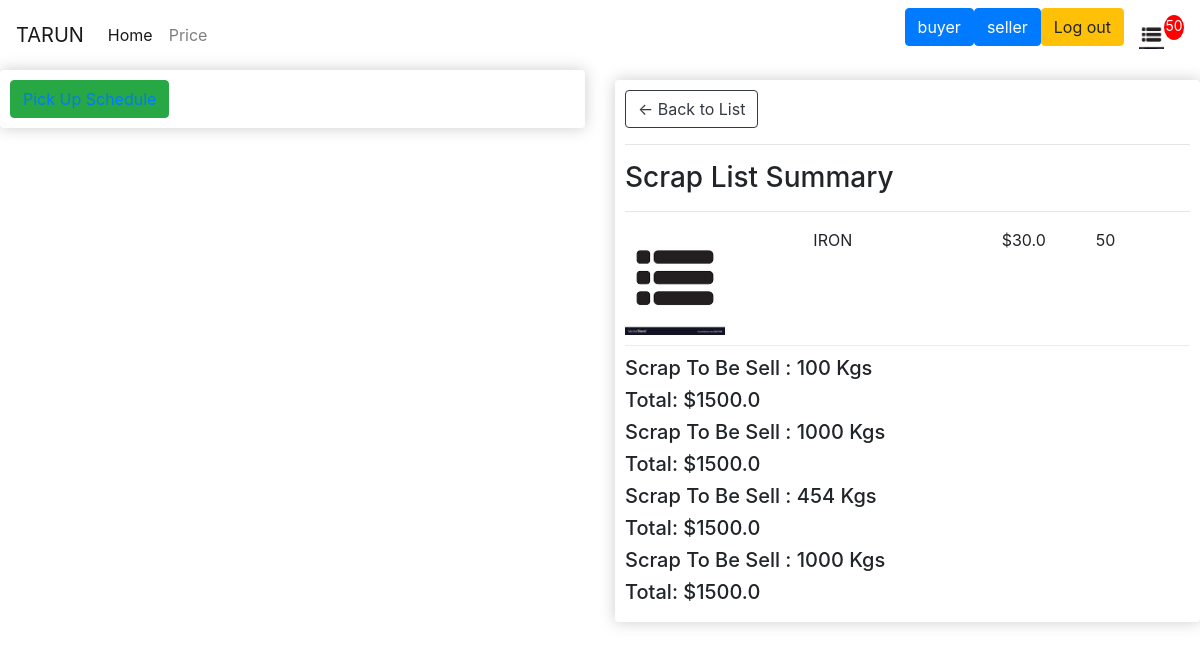
Screenshot of /list/ (signed in) with the database file from the repository.
### scrapapp/models.py (models this page shows, shortened)
class Order(models.Model):
    customer = models.ForeignKey(Customer,null=True,blank=True,on_delete=models.SET_NULL)
    order_date = models.DateTimeField(auto_now_add=True)
    complete = models.BooleanField(default=False,null=True,blank=True)
    Transaction_id = models.CharField(max_length=200,null=True)
    @property
    def get_total_items(self):
        orderitems = self.orderitem_set.all()
        total = sum([item.quantity for item in orderitems])
        return total
    @property
    def get_total_price(self):
        orderitems = self.orderitem_set.all()
        total = sum([item.get_total for item in orderitems])
        return total

class OrderItem(models.Model):
    product = models.ForeignKey(Product,null=True,blank=True,on_delete=models.SET_NULL)
    order = models.ForeignKey(Order,null=True,blank=True,on_delete=models.SET_NULL)
    quantity = models.PositiveIntegerField(default=0,null=True,blank=True)
    date_added = models.DateTimeField(auto_now_add=True)
    @property
    def get_total(self):
        total = self.product.price* self.quantity
        return total

class Product(models.Model):
    name = models.CharField(max_length=128 ,null=True)
    price = models.FloatField()
    image = models.ImageField(null=True,blank=True)

class Pickup(models.Model):
    weight = models.IntegerField(null=True,blank=True)
    date = models.DateField(null=True,blank=True)
    time = models.TimeField(null=True,blank=True)
    address = models.CharField(max_length=128,null=True,blank=True)
    pincode = models.CharField(max_length=128,null=True,blank=True)
    def total_weight(self):
        return self.weight

### scrapapp/views.py (the view)
# urls.py: path('list/',list,name='list'),
def list(request):
    if request.user.is_authenticated:
        customer = request.user.customer
        order, created = Order.objects.get_or_create(customer=customer,complete=False)
        items = order.orderitem_set.all()
        cartItem = order.get_total_items
        add = Pickup.objects.all()
    else:
        order={}
        items ={}
        cartItem={}
        typeUser ={}
    context = {'order':order,'items':items,'cartItem':cartItem,'address':add}
    return render(request,'scrapapp/list.html',context)

### scrapapp/templates/scrapapp/list.html (shortened to what this page needs)
{% extends 'scrapapp/base.html' %}
{% block content%}
{% load static%}
<div class="row">
    <div class="col lg-6" id="pick-up">
        <div class="box-element" id="form-wrapper">
            <button type="submit" id="button-form" class="btn btn-md btn-success"><a href="{% url 'pickup'%}">Pick Up Schedule</a></button>
        </div>
    </div>
    <div class="col-lg-6">
        <div class="box-element">
            <a  class="btn btn-outline-dark" href="{% url 'price' %}">&#x2190; Back to List</a>
            <hr>
            <h3>Scrap List Summary</h3>
            <hr>
            {% for item in items%}
            <div class="cart-row">
                <div style="flex:2"><img class="row-image" src="{% static 'media/image/list.png'%}"></div>
                <div style="flex:2"><p>{{item.product.name}}</p></div>
                <div style="flex:1"><p>${{item.product.price}}</p></div>
                <div style="flex:1"><p>{{item.quantity}}</p></div>
            </div>
            {%endfor%}
            {%for add in address%}
            <h5>Scrap To Be Sell :   {{add.total_weight}} Kgs</h5>
            <h5>Total:   ${{order.get_total_price}}</h5>
            {% endfor%}
        </div>
    </div>
</div>
{% endblock %}

### scrapapp/templates/scrapapp/base.html (shortened to what this page needs)
<!DOCTYPE html>
{% load static %}
<html>
    <head>
        <link rel="stylesheet" type="text/css" href="{% static 'css/c.css' %}">
        <link rel="stylesheet" href="https://cdn.jsdelivr.net/npm/bootstrap@4.0.0/dist/css/bootstrap.min.css">
    </head>
    <body>
        <div class="newc">
        <nav class="navbar navbar-expand-lg navbar-light">
            <a class="navbar-brand" href="">{{user.username|upper}}</a>
            <div class="collapse navbar-collapse" id="navbarSupportedContent">
              <ul class="navbar-nav mr-auto">
                <li class="nav-item active">
                  <a class="nav-link" href="/">Home</a>
                </li>
                <li class="nav-item">
                  <a class="nav-link" href="{% url 'price'%}">Price</a>
                </li>
              </ul>
              {% if user.is_authenticated %}
              <p id=""><a href="{% url 'buyer'%}" class="btn btn-primary">buyer</a></p>
              <p><a href="{% url 'list'%}" class="btn btn-primary">seller</a></p>
            <p><a href="{% url 'logout'%}" class="btn btn-warning">Log out</a></p>
            <a href="{% url 'list' %}">
                <img  id="cart-icon" src="{% static 'media/image/list.png'%}">
            </a>
            <p id="cart-total">{{order.get_total_items}}</p>
        </div>
    </nav>
  </div>
    {% block content%}
    {% endblock%}
          {%endif%}
    </body>
</html>

### static/css/c.css (style rules this page uses)
body { background-color: hsl(0, 0%, 98%); }
h1,h2,h3,h4,h5,h6 { color:hsl(0, 0%, 30%); }
.box-element { box-shadow:hsl(0, 0%, 80%) 0 0 16px; background-color: #fff; border-radius: 4px; padding: 10px; }
#cart-icon { width:25px; display: inline-block; margin-left: 15px; }
#cart-total { display: block; text-align: center; color:#fff; background-color: red; width: 20px; height: 25px; border-radius: 50%; font-size: 14px; }
.col-lg-4, .col-lg-6, .col-lg-8, .col-lg-12 { margin-top: 10px; }
.btn { border-radius: 0; }
.row-image { width: 100px; }
.cart-row { display: flex; align-items: flex-stretch; padding-bottom: 10px; margin-bottom: 10px; border-bottom: 1px solid #ececec; }

### rows the page displays
Order: get_total_items "50", get_total_price "1500.0"
OrderItem: product.name "IRON", product.price "30.0", quantity "50"
Pickup: total_weight "100"
Pickup: total_weight "1000"
Pickup: total_weight "454"
Pickup: total_weight "1000"

### other values shown
{{ user.username|upper }} "TARUN"
